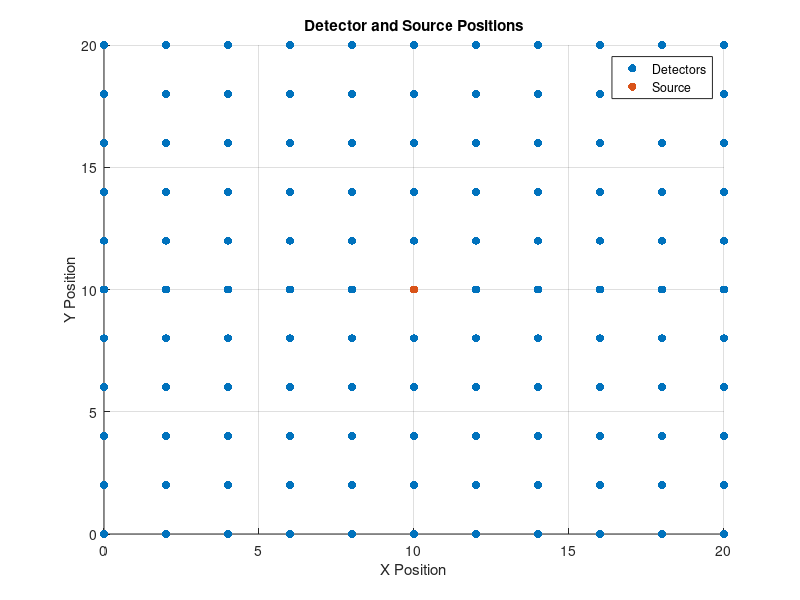

This chart was generated by the following MATLAB code: (Note: this script raises an error after producing the figure.)
% Only clear the 'cfg' variable to avoid clearing other data
clear
clear cfg cfgs
clc
% Define the volume size
volume_size = [20, 20, 10];
cfg.nphoton = 5e7;
cfg.vol = uint8(ones(volume_size)); % Detector field of view (FOV)
cfg.srcpos = [10, 10, 1]; % Source position at the center
cfg.unitinmm = 0.1; % Unit size in mm
cfg.srcdir = [0, 0, 1];
cfg.gpuid = 1;
cfg.autopilot = 1;
cfg.issrcfrom0 = 0;
cfg.prop = [0 0 1 1; 0.02 1 1.34 0.81]; % [mua, mus, næ, g]
cfg.tstart = 0;
cfg.tend = 100e-9;
cfg.tstep = 100e-10;
cfg.seed = 29012392;
%% Define the detector grid parameters
grid_size = [10, 10 ]; % [number of detectors along x, number of detectors along y]
detector_radius = 2; % radius of each detector
% Select whether to use manual spacing
use_manual_spacing = 2; % Set this to 1 for manual, 0 for automatic
if use_manual_spacing
% Manually set the spacing
spacing_x_manual = 2; % Manually set the spacing in x direction
spacing_y_manual = 2; % Manually set the spacing in y direction
% Check if manual spacing exceeds volume size
max_extent_x = cfg.srcpos(1) + (grid_size(1)-1)/2 * spacing_x_manual;
max_extent_y = cfg.srcpos(2) + (grid_size(2)-1)/2 * spacing_y_manual;
if max_extent_x > volume_size(1) || max_extent_y > volume_size(2)
error('Manual spacing exceeds volume size. Please adjust the spacing or grid size.');
end
% Generate detector positions manually around the source point
[det_x_manual, det_y_manual] = meshgrid(-floor(grid_size(1)/2):floor(grid_size(1)/2), -floor(grid_size(2)/2):floor(grid_size(2)/2));
det_x_manual = det_x_manual * spacing_x_manual + cfg.srcpos(1);
det_y_manual = det_y_manual * spacing_y_manual + cfg.srcpos(2);
% Create detector positions and remove the source position
detpos = [det_x_manual(:), det_y_manual(:), zeros(numel(det_x_manual), 1), repmat(detector_radius, numel(det_x_manual), 1)];
is_source = (detpos(:, 1) == cfg.srcpos(1)) & (detpos(:, 2) == cfg.srcpos(2));
detpos_filtered = detpos(~is_source, :);
else
% Automatically calculate the spacing based on grid size and source point
spacing_x_auto = floor(volume_size(1) / (grid_size(1) + 1));
spacing_y_auto = floor(volume_size(2) / (grid_size(2) + 1));
% Check if automatic spacing exceeds volume size
max_extent_x = cfg.srcpos(1) + (grid_size(1)-1)/2 * spacing_x_auto;
max_extent_y = cfg.srcpos(2) + (grid_size(2)-1)/2 * spacing_y_auto;
if max_extent_x > volume_size(1) || max_extent_y > volume_size(2)
error('Automatic spacing exceeds volume size. Please adjust the grid size or source position.');
end
% Generate detector positions automatically around the source point
[det_x_auto, det_y_auto] = meshgrid(-floor(grid_size(1)/2):floor(grid_size(1)/2), -floor(grid_size(2)/2):floor(grid_size(2)/2));
det_x_auto = det_x_auto * spacing_x_auto + cfg.srcpos(1);
det_y_auto = det_y_auto * spacing_y_auto + cfg.srcpos(2);
% Create detector positions and remove the source position
detpos = [det_x_auto(:), det_y_auto(:), zeros(numel(det_x_auto), 1), repmat(detector_radius, numel(det_x_auto), 1)];
is_source = (detpos(:, 1) == cfg.srcpos(1)) & (detpos(:, 2) == cfg.srcpos(2));
detpos_filtered = detpos(~is_source, :);
end
cfg.detpos = detpos_filtered;
% Display the number of detectors generated
disp(['Number of detectors: ', num2str(size(detpos_filtered, 1))]);
% Plot detector positions
figure;
scatter(detpos_filtered(:, 1), detpos_filtered(:, 2), 'filled', 'b'); % Detectors in blue
hold on;
scatter(cfg.srcpos(1), cfg.srcpos(2), 'filled', 'r'); % Source in red
title('Detector and Source Positions');
xlabel('X Position');
ylabel('Y Position');
grid on;
axis([0 volume_size(1) 0 volume_size(2)]);
legend('Detectors', 'Source', 'Location', 'best');
%% Simulation loop
d_p = size(detpos_filtered, 1); % Number of detector positions
ms = double.empty;
tic
for q = 1:d_p
cfg.detpos = detpos_filtered(q, :);
% Run the first MCX simulation
[flux, detp, vol, seeds] = mcxlabcl(cfg);
% Ensure correct seed data is passed for the second simulation
newcfg = cfg;
newcfg.seed = seeds.data;
newcfg.outputtype = 'jacobian';
newcfg.detphotons = detp.data;
[flux2, detp2, vol2, seeds2] = mcxlabcl(newcfg);
% Calculate the sensitivity matrix for this detector position
jac = sum(flux2.data, 4);
ms = [ms; sens(jac)]; % Sensitivity matrix
end
toc
%%
% Display the results
figure;
a_vx = 10 * 10; % FOV area
for z = 1:a_vx
test = reshape(ms(z, :), 10, 10, 10);
imagesc(log10(abs(squeeze(test(:, :, 1))))); colorbar
%waitforbuttonpress
end
%%
vol_preX = zeros(10, 10, 10);
q_Y = 0.15; % 0.15
 
% vol_preX(1:2,1:2,1:2) = q_Y;

vol_preX(3, 3:7, 4:6) = q_Y;
vol_preX(3:8, 3, 4:6) = q_Y;
vol_preX(3:8, 7, 4:6) = q_Y;
vol_preX(5, 3:7, 4:6) = q_Y;


% vol_preX(2:5,2:4,4:4)= q_Y; %
% vol_preX(2:2,2:4,1:4)= q_Y;  % 
% % vol_preX(4:4,2:4,1:4)= q_Y;  % 
% vol_preX(6:6,2:4,1:4)= q_Y; % 

X = reshape(vol_preX, [], 1); % X vector
b = ms * X; % Create the detector reading matrix

cfg.ms = ms;
cfg.b = b;

%%
cfg.volue_size = volume_size;
cfg.grid_size = grid_size;
cfg.detector_radius = detector_radius;
cfg.spacing_x_manual = spacing_x_manual;
cfg.spacing_y_manual = spacing_y_manual;
%%
%% Create Sensitivity Matrix%
function m3 = sens(jac)
vx = 10; % source location
k = 0;
for j = 1:vx
for i = 1:vx
m1 = jac(i:vx+i-1 , ...
j:vx+j-1 , ...
1:10, 1) ; % Blok seçimi (sabit boyutlu)
volm1 = size(m1, 1) * size(m1, 2) * size(m1, 3); % Blok hacmi
m2 = reshape(m1, [], volm1); % Blok düzleştirilmesi
k = k + 1;
m3(k, :) = m2; % Satır olarak eklenmesi
end
end
end
